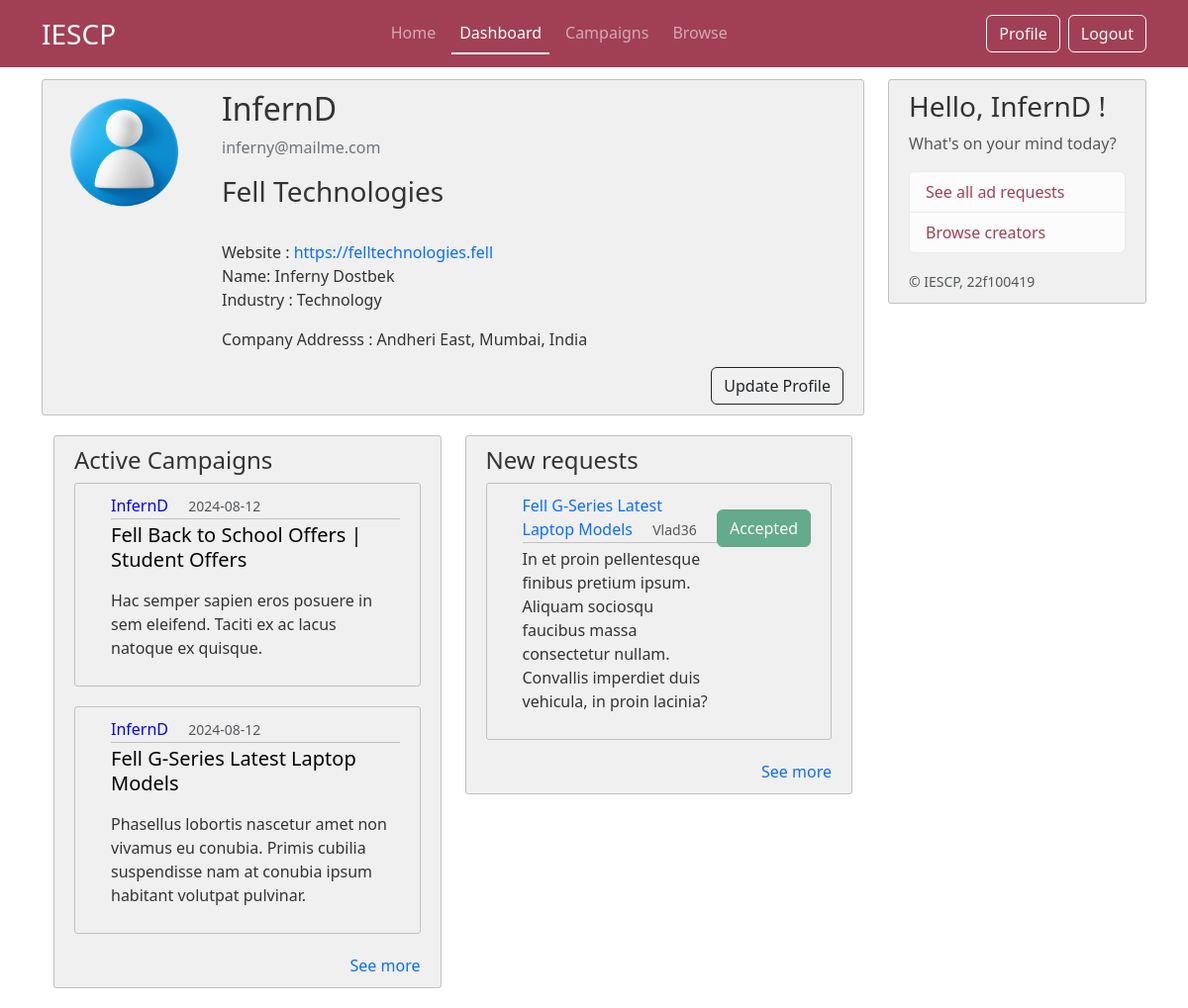
Screenshot of /dashboard (signed in) with the database file from the repository.
### iescp/models.py (models this page shows, shortened)
class CommonUser(db.Model,UserMixin):
     __tablename__ = 'commonuser'
     id = db.Column(db.Integer, primary_key=True)
     role = db.Column(db.String(25), nullable=False) # sponsor or creator
     username = db.Column(db.String(16), unique=True, nullable =False)
     password = db.Column(db.String(60), nullable =False)
     email = db.Column(db.String(50), unique=True, nullable =False)
     firstname = db.Column(db.String(50), nullable=False)
     lastname = db.Column(db.String(50), nullable=False)
     profile_pic = db.Column(db.String(16), nullable =False, default='default.jpg')
     status = db.Column(db.String(12), nullable= False, default='Public') #public or private profile for browse page
     flag = db.Column(db.String(5), nullable=False, default='No') # flag for admin
     phone_no = db.Column(db.String(16), nullable = False)

class Sponsor(db.Model, UserMixin):
     __tablename__ = 'sponsor'
     id = db.Column(db.Integer, primary_key=True)
     company = db.Column(db.String(50), nullable = False)
     industry = db.Column(db.String(50), nullable=False)
     website= db.Column(db.String(120), nullable=False)
     company_address = db.Column(db.Text, nullable=False)
     common_id = db.Column(db.Integer, db.ForeignKey('commonuser.id'), nullable = False)
     common_user = db.relationship('CommonUser', backref='sponsor', uselist=False)

class Post(db.Model):
     id = db.Column(db.Integer, primary_key=True)
     title = db.Column(db.String(100), nullable =False)
     date_posted = db.Column(db.DateTime, nullable =False, default =datetime.now(timezone.utc))
     description = db.Column(db.Text, nullable =False)
     budget = db.Column(db.String(20), nullable =False)
     industry = db.Column(db.String(20), nullable =False)
     end_date = db.Column(db.DateTime, nullable =False)
     user_id = db.Column(db.Integer,db.ForeignKey('sponsor.id'),nullable= False)
     status = db.Column(db.String(20), nullable=False, default='Public')
     author = db.relationship('Sponsor', backref='posts', lazy=True)
     flag = db.Column(db.String(5), nullable=False, default='No') # flag for admin

class AdRequest(db.Model):
    id = db.Column(db.Integer, primary_key=True)
    post_id = db.Column(db.Integer, db.ForeignKey('post.id'), nullable=False)
    sender_id = db.Column(db.Integer, db.ForeignKey('commonuser.id'), nullable=False)
    receiver_id = db.Column(db.Integer, db.ForeignKey('commonuser.id'), nullable=False)
    description = db.Column(db.Text, nullable=False)
    budget = db.Column(db.String(20), nullable=False)
    expected_completion_date = db.Column(db.DateTime, nullable=False)
    status = db.Column(db.String(20), nullable=False, default='pending')  # pending, accepted, rejected
    post = db.relationship('Post', backref='ad_requests')
    sender = db.relationship('CommonUser', foreign_keys=[sender_id], backref='sent_ad_requests')
    receiver = db.relationship('CommonUser', foreign_keys=[receiver_id], backref='received_ad_requests')

### iescp/routes.py (the view, shortened to what this page needs)
@app.route("/dashboard")
@login_required
def dashboard():
     image_file = url_for('static',filename='images/profile_pics/'+current_user.profile_pic)
     if current_user.role == "Sponsor":
          sponsor_data = Sponsor.query.filter_by(common_id=current_user.id).first()
          posts = Post.query.filter_by(author = sponsor_data).order_by(Post.date_posted.desc()).limit(2)
          rec_adreq = AdRequest.query.filter_by(receiver_id = current_user.id).all()
          return render_template("sponsor/01_sponsor_dashboard.html", title= "Dashboard", sponsor_data = sponsor_data, image_file=image_file, ads_posts=posts, ads_rec = rec_adreq)
     else:
          return redirect(url_for('home'))

### iescp/models.py (called while the page is built)
@login_manager.user_loader
def load_user(user_id):
     return CommonUser.query.get(int(user_id))

### iescp/templates/sponsor/01_sponsor_dashboard.html (shortened to what this page needs)
{% extends "layout.html" %}
{% block content %}
    <div class="content-section">
        <div class="d-flex">
            <div class="flex-shrink-0">
                <img src="{{ image_file }}" alt="user-profile-picture" class="rounded-circle account-img">
            </div>
            <div class="flex-grow-1 ms-3">
                <h2 class="account-name"> {{current_user.username}}</h2>
                <p class="text-secondary">{{ current_user.email  }}</p>
                <p class="h3">{{ sponsor_data.company  }}</p>
                <p class="article-content">
                    <span> Website : <a href="{{ sponsor_data.website }}" target="_blank"> {{ sponsor_data.website }}</a></span>
                    <span> Name: {{ current_user.firstname }} {{ current_user.lastname }}</span>
                    <span> Industry : {{ sponsor_data.industry }} </span>
                </p>
                <p class="article-content">Company Addresss : {{ sponsor_data.company_address }}</p>
            </div>
        </div>
        <div class="text-end">
            <a class="btn btn-outline-dark" href="{{url_for('sponsor_profile')}}">Update Profile</a>
        </div>
    </div>
    <div class="container">
        <div class="row ">
            <div class="col-md-6">
                <div class="content-section">
                    <h2 class="fs-4"> Active Campaigns</h2>
                    {% for post in ads_posts %}
                        <article class="d-flex content-section">
                            <div class="flex-grow-1 ms-3">
                                <div class="article-metadata justify-content-between">
                                    <a class="h6" href="{{ url_for('sponsor_view',username=post.author.common_user.username) }}" style="margin-right: 1rem;"> {{ post.author.common_user.username }}</a>
                                    <small class="text-muted"> {{ post.date_posted.strftime('%Y-%m-%d') }}</small>
                                </div>
                                <p><a class="article-title h5" href="{{ url_for('post',post_id=post.id)}}"> {{ post.title }} </a></p>
                                <p class="article-content"> {{ post.description }} </p>
                            </div>
                        </article>
                    {% endfor %}
                    <div class="text-end">
                        <a href="{{ url_for('campaign') }}" >See more</a>
                    </div>
                </div>
            </div>
            <div class="col-md-6">
                <div class="content-section">
                    <h2 class="fs-4"> New requests </h2>
                        {% for ad_post in ads_rec %}
                            <article class="d-flex content-section">
                                <div class="flex-grow-1 ms-3">
                                    <div class="article-metadata">
                                        <a class="mr-2" href="{{ url_for('view_adreq', ad_id=ad_post.id) }}" style="margin-right: 1rem;"> {{ ad_post.post.title }}</a>
                                        <small class="text-muted"> {{ ad_post.sender.username }}</small>
                                    </div>
                                    <p class="article-content"> {{ ad_post.description }} </p>
                                </div>
                                <div class="flex-shrink-0 mt-3">
                                    {% if ad_post.status=='accepted' %}
                                        <button type="button" class="btn btn-success" disabled> Accepted </button>
                                    {% endif %}
                                </div>
                            </article>
                        {% endfor %}
                        <div class="text-end">
                            <a href="{{ url_for('sponsor_adreq_list') }}" >See more</a>
                        </div>
                </div>
            </div>
        </div>
    </div>
{% endblock content %}

### iescp/templates/layout.html (shortened to what this page needs)
<!DOCTYPE html>
<html>
    <head>
        <link href="https://cdn.jsdelivr.net/npm/bootstrap@5.3.3/dist/css/bootstrap.min.css" rel="stylesheet">
        <link rel="stylesheet" type="text/css" href="{{ url_for('static', filename='css/layout.css') }}">
    </head>
    <body>
        {% if current_user.email!='admin@admin.com'%}
        <header class="site-header">
            <nav class="navbar navbar-expand-md fixed-top" data-bs-theme="dark">
                <div class="container">
                    <a class="navbar-brand fs-3" href="{{ url_for('home') }}" >IESCP</a>
                    <div class="collapse navbar-collapse" id="navbarSupportedContent">
                        <ul class="navbar-nav nav-underline ms-auto mb-2 mb-lg-0 gap-2">
                            <li class="nav-item">
                                <a class="nav-link {{ 'active' if request.endpoint == 'home' }}" aria-current="page" href="{{ url_for('home') }}"> Home </a>
                            </li>
                            <li class="nav-item">
                                <a class="nav-link {{ 'active' if request.endpoint == 'dashboard' }}" href="{{ url_for('dashboard') }}"> Dashboard </a>
                            </li>
                            <li class="nav-item">
                                <a class="nav-link {{ 'active' if request.endpoint == 'campaign' }}" href="{{ url_for('campaign') }}"> Campaigns </a>
                            </li>
                            <li class="nav-item">
                                <a class="nav-link {{ 'active' if request.endpoint == 'browse' }}" href="{{ url_for('browse') }}"> Browse </a>
                            </li>
                        </ul>
                        <ul class="navbar-nav ms-auto mb-2 mb-lg-0 gap-2">
                            <li class="nav-item">
                                {% if current_user.role=='Sponsor' %}
                                    <a class="btn btn-outline-light" href="{{url_for('sponsor_profile')}}"> Profile </a>
                                {% endif %}
                            </li>
                            <li class="nav-item">
                                <a class="btn btn-outline-light" href="{{ url_for('logout') }}"> Logout </a>
                            </li>
                        </ul>
                    </div>
            </nav>
        </header>
        <main role="main" class="container">
            <div class="row">
                <div class="col-md-9">
                    {% block content %} {% endblock %}
                </div>
                <div class="col-md-3">
                    <div class="content-section sticky-top">
                        <h3> Hello, {{ current_user.username }} ! </h3>
                        <p class='text-muted'> What's on your mind today?
                        <ul class="list-group">
                            {% if current_user.role == "Sponsor" %}
                            <li class="list-group-item list-group-item-action list-group-item-light"> <a href="{{ url_for('sponsor_adreq_list') }}"> See all ad requests </a> </li>
                            <li class="list-group-item list-group-item-action list-group-item-light"> <a href="{{ url_for('browse') }}"> Browse creators </a> </li>
                            {% endif %}
                        </ul>
                        </p>
                        <small class="text-muted">&copy; IESCP, 22f100419</small>
                    </div>
                </div>
            </div>
        </main>
        {% endif %}
    </body>
</html>

### iescp/static/css/layout.css (style rules this page uses)
.navbar { background-color: #a14055; }
.sticky-top { top: 80px; }
body { background: #fff; color: #333333; margin-top: 5rem; height: 100vh; }
body::before { content: ''; position: fixed; top: 0; left: 0; width: 100%; height: 100%; background-image: url('../images/layout-bg-2.png'); background-size: cover; background-repeat: no-repeat; background-position: center; background-attachment: fixed; opacity: 0.3; z-index: -1; }
.site-header .navbar-nav .nav-link.active { font-weight: 500; }
.content-section { background: #f0f0f0; padding: 10px 20px; border: 1px solid #c1c1c1; border-radius: 3px; margin-bottom: 20px; }
a { text-decoration: none; }
.article-title { color: #000; }
.article-content { white-space: pre-line; }
.article-metadata { padding-bottom: 1px; margin-bottom: 4px; color: blue; text-decoration: none; border-bottom: 1px solid #c1c1c1; }
.account-img { height: 125px; width: 125px; margin-right: 20px; margin-bottom: 16px; }
.list-group a { color: #a14055; }

### rows the page displays
CommonUser: username "InfernD", email "inferny@mailme.com", firstname "Inferny", lastname "Dostbek"
Sponsor: company "Fell Technologies", website "https://felltechnologies.fell", industry "Technology", company_address "Andheri East, Mumbai, India"
Post: author.common_user.username "InfernD", date_posted "2024-08-12", title "Fell Back to School Offers | Student Offers", description "Hac semper sapien eros posuere in sem eleifend. Taciti ex ac lacus natoque ex quisque."
Post: author.common_user.username "InfernD", date_posted "2024-08-12", title "Fell G-Series Latest Laptop Models", description "Phasellus lobortis nascetur amet non vivamus eu conubia. Primis cubilia suspendisse nam at conubia ipsum habitant volutpat pulvinar."
AdRequest: post "Fell G-Series Latest Laptop Models", sender.username "Vlad36", description "In et proin pellentesque finibus pretium ipsum. Aliquam sociosqu faucibus massa consectetur nullam. Convallis imperdiet duis vehicula, in proin lacinia?", status "Accepted"
